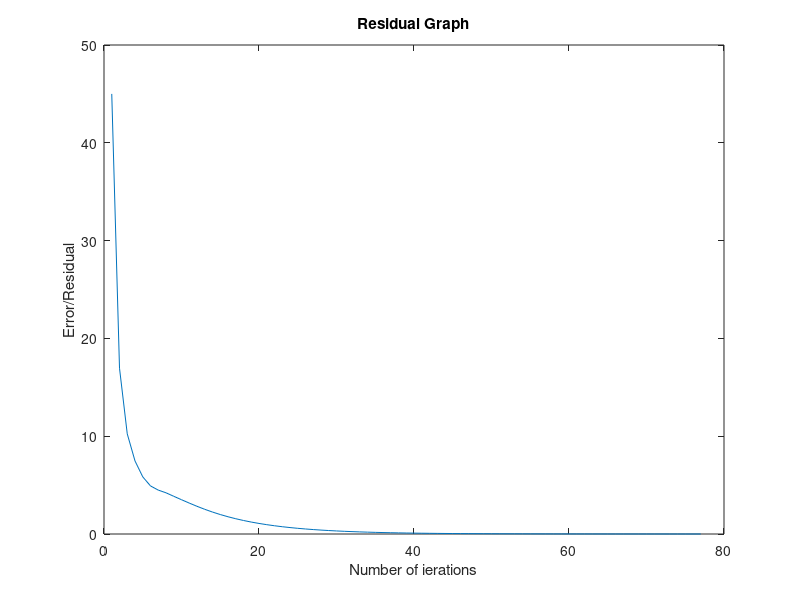
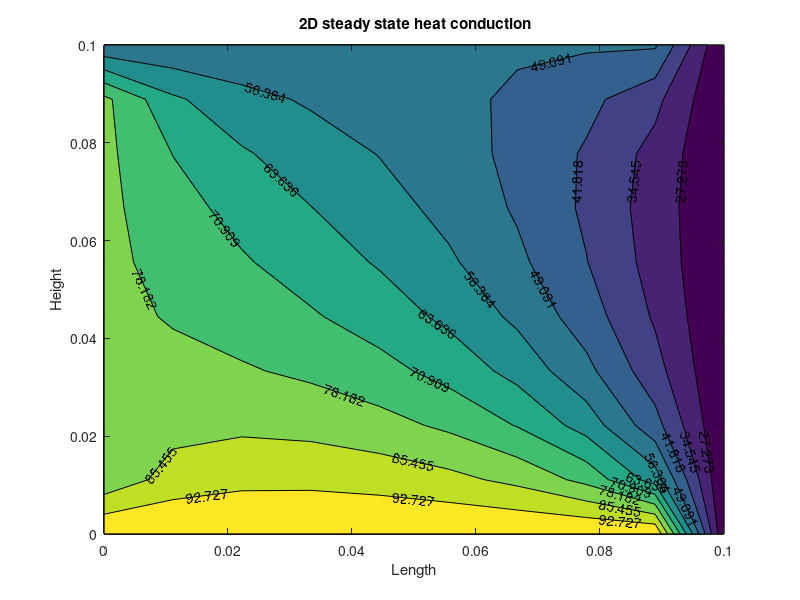

Reproduce these figures in MATLAB, in order.
clear all;
close all;
clc;

% Geometry
L = 10e-2; %10 cm
H = 10e-2; %10 cm

% Meshing
nx = 10;
ny = 10;   % number of nodes

x = linspace(0, L, nx);
y = linspace(0, H, ny);
dx = L / (nx-1);
dy = H / (ny-1);

% Initialization
T = zeros(nx, ny);

% Boundary conditions
T(:, 1) = 80;
T(1, :) = 100;
T(end, :) = 50;
T(:, end) = 20;
T_old = T;

beta = (dx/dy)^2;
err = 200;
tol = 1e-3;
k = 0;

while err > tol
  k = k + 1;
  for i=2:nx-1
    for j=2:ny-1
      T(i,j) = (1 / (2 * (1 + (beta)^2))) * (T(i+1, j) + T(i-1, j) + ((beta^2) * T(i, j+1)) + ((beta^2) * T(i, j-1)));
    endfor
  endfor

  err = abs(max(max(T - T_old)));
  err_p(k) = err;
  T_old = T;

  shg;
  pause(0.001);

  figure(1);
  plot(err_p);
  xlabel('Number of ierations');
  ylabel('Error/Residual');
  title('Residual Graph');

  figure(2);
  contourf(x, y, T, 'ShowText', 'on'); %In MATLAB and GNU Octave, contour draws contour lines (isolines) only, while contourf fills the regions between those lines with colors based on the colormap.
  xlabel('Length');
  ylabel('Height');
  title(' 2D steady state heat conduction');

end
